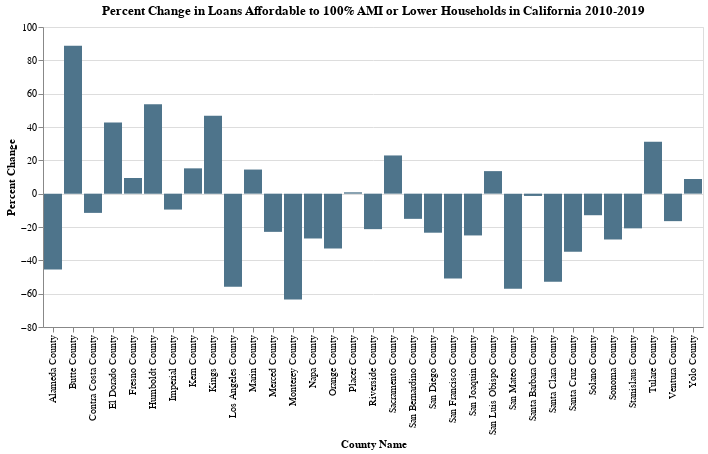

The notebook cell saved with this chart:
### Code cell
alt.Chart(affodable_2010_to_2019_100AMI).mark_bar().encode(
    x='County Name',
    y='Percent Change',
    tooltip=['Percent Change']
).configure(background="#ffffff").configure_legend().properties(
    title={
      "text": ["Percent Change in Loans Affordable to 100% AMI or Lower Households in California 2010-2019"]})

### Figure 1 — Vega-Lite specification as saved in the notebook (floating-point values rounded to 4 significant figures)
{"config": {"title": {"font": "Veranda Regular"}, "range": {"category": ["#4E748B"]}, "legend": {"labelFont": "Veranda Regular"}, "bar": {"fill": ["#4E748B"], "stroke": false}, "background": "#ffffff"}, "data": {"name": "data-1ce075c8ec271a7e5d594bc6e0b32b98"}, "mark": "bar", "encoding": {"tooltip": [{"type": "quantitative", "field": "Percent Change"}], "x": {"type": "nominal", "field": "County Name"}, "y": {"type": "quantitative", "field": "Percent Change"}}, "title": {"text": ["Percent Change in Loans Affordable to 100% AMI or Lower Households in California 2010-2019"]}, "$schema": "https://vega.github.io/schema/vega-lite/v4.0.2.json", "datasets": {"data-1ce075c8ec271a7e5d594bc6e0b32b98": [{"County Name": "Monterey County", "Percent": 0.2846, "Percent of Loans Affordable to 100% AMI or Lower Households 2010": 0.7798, "Percent Change": -63.51}, {"County Name": "San Mateo County", "Percent": 0.2374, "Percent of Loans Affordable to 100% AMI or Lower Households 2010": 0.5535, "Percent Change": -57.1}, {"County Name": "Los Angeles County", "Percent": 0.2469, "Percent of Loans Affordable to 100% AMI or Lower Households 2010": 0.5594, "Percent Change": -55.86}, {"County Name": "Santa Clara County", "Percent": 0.3192, "Percent of Loans Affordable to 100% AMI or Lower Households 2010": 0.6771, "Percent Change": -52.85}, {"County Name": "San Francisco County", "Percent": 0.2403, "Percent of Loans Affordable to 100% AMI or Lower Households 2010": 0.4898, "Percent Change": -50.94}, {"County Name": "Alameda County", "Percent": 0.334, "Percent of Loans Affordable to 100% AMI or Lower Households 2010": 0.6122, "Percent Change": -45.45}, {"County Name": "Santa Cruz County", "Percent": 0.3359, "Percent of Loans Affordable to 100% AMI or Lower Households 2010": 0.5162, "Percent Change": -34.92}, {"County Name": "Orange County", "Percent": 0.4157, "Percent of Loans Affordable to 100% AMI or Lower Households 2010": 0.6195, "Percent Change": -32.91}, {"County Name": "Sonoma County", "Percent": 0.4885, "Percent of Loans Affordable to 100% AMI or Lower Households 2010": 0.6738, "Percent Change": -27.49}, {"County Name": "Napa County", "Percent": 0.5157, "Percent of Loans Affordable to 100% AMI or Lower Households 2010": 0.7055, "Percent Change": -26.89}, {"County Name": "San Joaquin County", "Percent": 0.5675, "Percent of Loans Affordable to 100% AMI or Lower Households 2010": 0.7574, "Percent Change": -25.07}, {"County Name": "San Diego County", "Percent": 0.4032, "Percent of Loans Affordable to 100% AMI or Lower Households 2010": 0.5266, "Percent Change": -23.42}, {"County Name": "Merced County", "Percent": 0.6222, "Percent of Loans Affordable to 100% AMI or Lower Households 2010": 0.8072, "Percent Change": -22.92}, {"County Name": "Riverside County", "Percent": 0.573, "Percent of Loans Affordable to 100% AMI or Lower Households 2010": 0.728, "Percent Change": -21.29}, {"County Name": "Stanislaus County", "Percent": 0.7113, "Percent of Loans Affordable to 100% AMI or Lower Households 2010": 0.8983, "Percent Change": -20.82}, {"County Name": "Ventura County", "Percent": 0.539, "Percent of Loans Affordable to 100% AMI or Lower Households 2010": 0.6454, "Percent Change": -16.48}, {"County Name": "San Bernardino County", "Percent": 0.65, "Percent of Loans Affordable to 100% AMI or Lower Households 2010": 0.7656, "Percent Change": -15.11}, {"County Name": "Solano County", "Percent": 0.6602, "Percent of Loans Affordable to 100% AMI or Lower Households 2010": 0.7583, "Percent Change": -12.93}, {"County Name": "Contra Costa County", "Percent": 0.5933, "Percent of Loans Affordable to 100% AMI or Lower Households 2010": 0.6706, "Percent Change": -11.53}, {"County Name": "Imperial County", "Percent": 0.8989, "Percent of Loans Affordable to 100% AMI or Lower Households 2010": 0.9937, "Percent Change": -9.541}, {"County Name": "Santa Barbara County", "Percent": 0.4697, "Percent of Loans Affordable to 100% AMI or Lower Households 2010": 0.4762, "Percent Change": -1.366}, {"County Name": "Placer County", "Percent": 0.5724, "Percent of Loans Affordable to 100% AMI or Lower Households 2010": 0.5679, "Percent Change": 0.7962}, {"County Name": "Yolo County", "Percent": 0.736, "Percent of Loans Affordable to 100% AMI or Lower Households 2010": 0.6764, "Percent Change": 8.806}, {"County Name": "Fresno County", "Percent": 0.6555, "Percent of Loans Affordable to 100% AMI or Lower Households 2010": 0.5992, "Percent Change": 9.394}, {"County Name": "San Luis Obispo County", "Percent": 0.5081, "Percent of Loans Affordable to 100% AMI or Lower Households 2010": 0.4475, "Percent Change": 13.53}, {"County Name": "Marin County", "Percent": 0.3916, "Percent of Loans Affordable to 100% AMI or Lower Households 2010": 0.3421, "Percent Change": 14.47}, {"County Name": "Kern County", "Percent": 0.8072, "Percent of Loans Affordable to 100% AMI or Lower Households 2010": 0.7007, "Percent Change": 15.19}, {"County Name": "Sacramento County", "Percent": 0.8001, "Percent of Loans Affordable to 100% AMI or Lower Households 2010": 0.6509, "Percent Change": 22.93}, {"County Name": "Tulare County", "Percent": 0.6727, "Percent of Loans Affordable to 100% AMI or Lower Households 2010": 0.5132, "Percent Change": 31.09}, {"County Name": "El Dorado County", "Percent": 0.5851, "Percent of Loans Affordable to 100% AMI or Lower Households 2010": 0.4099, "Percent Change": 42.75}, {"County Name": "Kings County", "Percent": 0.8132, "Percent of Loans Affordable to 100% AMI or Lower Households 2010": 0.554, "Percent Change": 46.77}, {"County Name": "Humboldt County", "Percent": 0.6828, "Percent of Loans Affordable to 100% AMI or Lower Households 2010": 0.4443, "Percent Change": 53.67}, {"County Name": "Butte County", "Percent": 0.8173, "Percent of Loans Affordable to 100% AMI or Lower Households 2010": 0.4331, "Percent Change": 88.71}]}}
